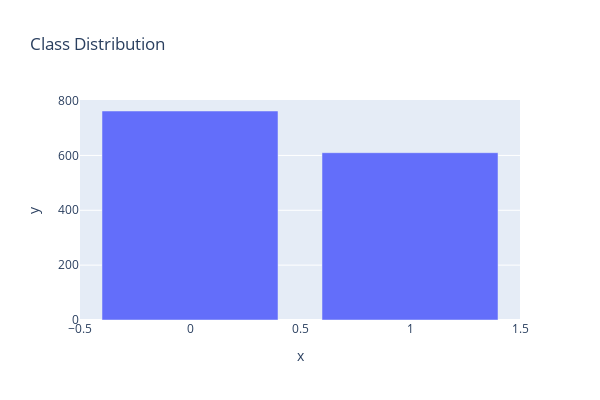

The notebook cell this image was saved under:
### Code cell
px.bar(x=target.index, y=target.values,  
       width=600, height=400, title='Class Distribution')

### Figure 1 — Plotly figure (JSON) as saved in the notebook; plotly's stock layout.template omitted (floating-point values rounded to 4 significant figures)
{"data": [{"alignmentgroup": "True", "hovertemplate": "x=%{x}<br>y=%{y}<extra></extra>", "legendgroup": "", "marker": {"color": "#636efa", "pattern": {"shape": ""}}, "name": "", "offsetgroup": "", "orientation": "v", "showlegend": false, "textposition": "auto", "type": "bar", "x": [0, 1], "xaxis": "x", "y": [762, 610], "yaxis": "y"}], "layout": {"barmode": "relative", "height": 400, "legend": {"tracegroupgap": 0}, "title": {"text": "Class Distribution"}, "width": 600, "xaxis": {"anchor": "y", "domain": [0, 1], "title": {"text": "x"}}, "yaxis": {"anchor": "x", "domain": [0, 1], "title": {"text": "y"}}}}
